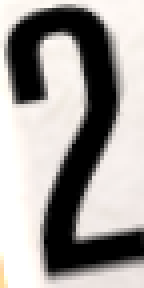
#> input picture pokerbot/rank-h1/2.png, 36 x 72 px, found by its file name (shown 4 times larger)
$ python test.py
#> lines starting #> are read from the running program, lines starting #| are printed output that depends on the picture; after the words box and inside, x2 and y2 are one past the last pixel; in counts of white or black regions, pixels touching at a corner belong together
import cv2
import os
import numpy as np

# Ścieżki do szablonów (tak jak w głównym kodzie)
BASE_DIR = os.path.dirname(os.path.abspath(__file__))
RANK_PATHS = [os.path.join(BASE_DIR, "ranks", f) for f in [
    "2.png", "3.png", "4.png", "5.png", "6.png", "7.png", "8.png", "9.png",
    "T.png", "J.png", "Q.png", "K.png", "A.png"
]]
SUIT_PATHS = [os.path.join(BASE_DIR, "suits", f) for f in ["h.png", "d.png", "c.png", "s.png"]]

def load_templates(paths):
    templates = {}
    for path in paths:
        key = os.path.splitext(os.path.basename(path))[0]
        img = cv2.imread(path, 0)
#> img: shape (72, 36); min 0, max 255, mean 158.9
        if img is not None:
            _, img_bin = cv2.threshold(img, 0, 255, cv2.THRESH_BINARY_INV + cv2.THRESH_OTSU)
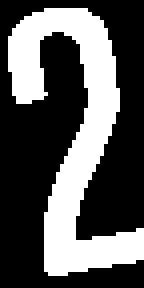
#> img_bin: shape (72, 36) (shown 4 times larger); 34.6% white; 1 white region, box (x1, y1, x2, y2) and area: (2, 2, 36, 69) 896
            templates[key] = img_bin
#> pass 2 of the loop in load_templates, `for path in paths:`:
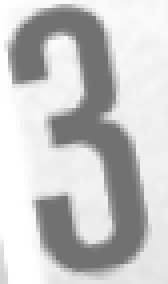
#> input picture pokerbot/rank-h1/3.png, 42 x 71 px, found by its file name (shown 4 times larger)
#> in load_templates, img is the input picture: shape (71, 42); min 113, max 255, mean 200.4
#> in load_templates, `_, img_bin = cv2.threshold(img, 0, 255, cv2.THRESH_BINARY_INV + cv2.TH..`:
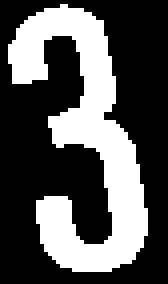
#> img_bin: shape (71, 42) (shown 4 times larger); 33.6% white; 1 white region, box (x1, y1, x2, y2) and area: (2, 1, 37, 68) 1002
#> pass 3 of the loop in load_templates, `for path in paths:`:
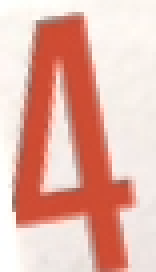
#> input picture pokerbot/rank-h1/4.png, 39 x 68 px, found by its file name (shown 4 times larger)
#> in load_templates, `img = cv2.imread(path, 0)`:
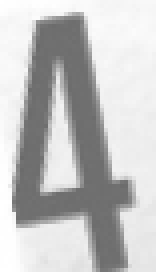
#> img: shape (68, 39) (shown 4 times larger); min 106, max 255, mean 194.2
#> in load_templates, `_, img_bin = cv2.threshold(img, 0, 255, cv2.THRESH_BINARY_INV + cv2.TH..`:
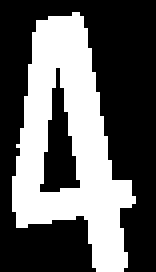
#> img_bin: shape (68, 39) (shown 4 times larger); 38% white; 1 white region, box (x1, y1, x2, y2) and area: (3, 3, 34, 68) 1009
#> the loop made 13 passes; the first 3 are shown
    return templates

rank_templates = load_templates(RANK_PATHS)
#> rank_templates = 6 items
#> pass 2 of the loop in load_templates, `for path in paths:`:
#> pass 3 of the loop in load_templates, `for path in paths:`:
#> the loop made 4 passes; the first 3 are shown
suit_templates = load_templates(SUIT_PATHS)
#> suit_templates = 0 items

def preprocess_for_template(img):
    h, w = img.shape
    return img[0:int(h*0.45), 0:int(w*0.45)]

def best_template_match(region, templates):
    best_name = None
    best_val = 1.0
    for name, tpl in templates.items():
        for scale in np.linspace(0.7, 1.2, 7):
            t_h, t_w = tpl.shape
            sz = (max(1, int(t_w*scale)), max(1, int(t_h*scale)))
            resized = cv2.resize(tpl, sz, interpolation=cv2.INTER_AREA)
            if region.shape[0] < resized.shape[0] or region.shape[1] < resized.shape[1]:
                continue
            res = cv2.matchTemplate(region, resized, cv2.TM_CCOEFF_NORMED)
            _, max_val, _, _ = cv2.minMaxLoc(res)
            val = 1 - max_val
            if val < best_val:
                best_val = val
                best_name = name
    return best_name, best_val

def recognize_card(card_img_bgr, rank_templates, suit_templates):
#> (the run stopped early here; a loop or call above may not have finished)
